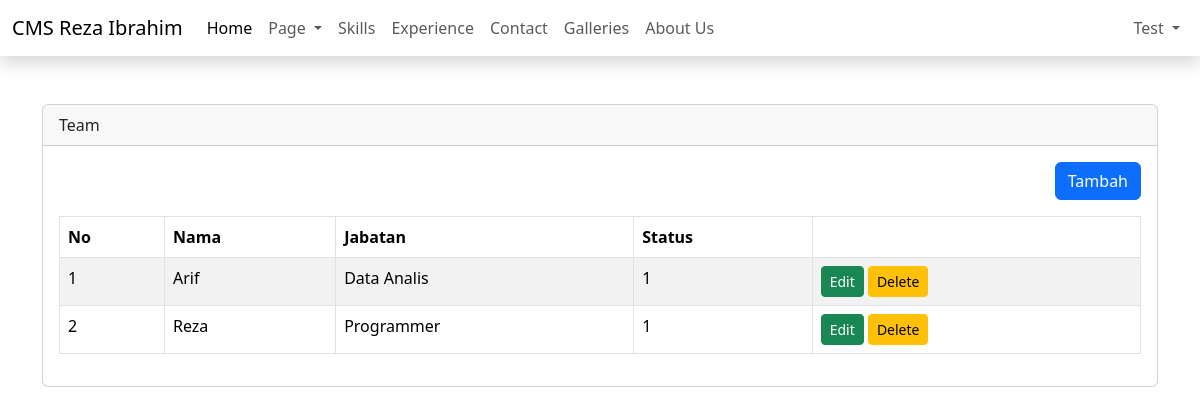
The app's page /admin/dashboard.php?page=team (signed in) with its own data.
### tables this page shows
CREATE TABLE `teams` (
  `id` int(11) NOT NULL,
  `name` varchar(50) NOT NULL,
  `position_name` varchar(50) NOT NULL,
  `photo` varchar(100) NOT NULL,
  `status` tinyint(1) NOT NULL DEFAULT 1,
  `created_at` timestamp NOT NULL DEFAULT current_timestamp(),
  `updated_at` timestamp NULL DEFAULT NULL ON UPDATE current_timestamp()
);

### admin/content/team.php (the view, shortened to what this page needs)
<?php
$query = mysqli_query($config, "SELECT * FROM teams ORDER BY id DESC");
$row = mysqli_fetch_all($query, MYSQLI_ASSOC);
?>
<div class="table-responsive">
    <div align="right" class="mb-3">
        <a href="?page=tambah-team" class="btn btn-primary">Tambah</a>
    </div>
    <table class="table table-bordered table-striped">
        <thead>
            <tr>
                <th>No</th>
                <th>Nama</th>
                <th>Jabatan</th>
                <th>Status</th>
                <th></th>
            </tr>
        </thead>
        <tbody>
            <?php $i = 1;
            foreach ($row as $key => $data): ?>
                <tr>
                    <td><?= $key + 1 ?></td>
                    <td><?= $data['name'] ?></td>
                    <td><?= $data['position_name'] ?></td>
                    <td><?= $data['status'] ?></td>
                    <td>
                        <a href="tambah-team.php?edit=<?php echo $data['id'] ?> ?>" class="btn btn-success btn-sm">Edit</a>
                        <a onclick="return confirm('Are you sure??')"
                            href="user.php?delete=<?php echo $data['id'] ?>" class="btn btn-warning btn-sm">Delete</a>
                    </td>
                </tr>
            <?php endforeach ?>
        </tbody>
    </table>
</div>

### records on screen
teams: name "Arif", position_name "Data Analis", status "1"
teams: name "Reza", position_name "Programmer", status "1"

### other values on screen
$_name "Test"
str_replace("-", " ", ucfirst($_GET['page'])) "Team"
